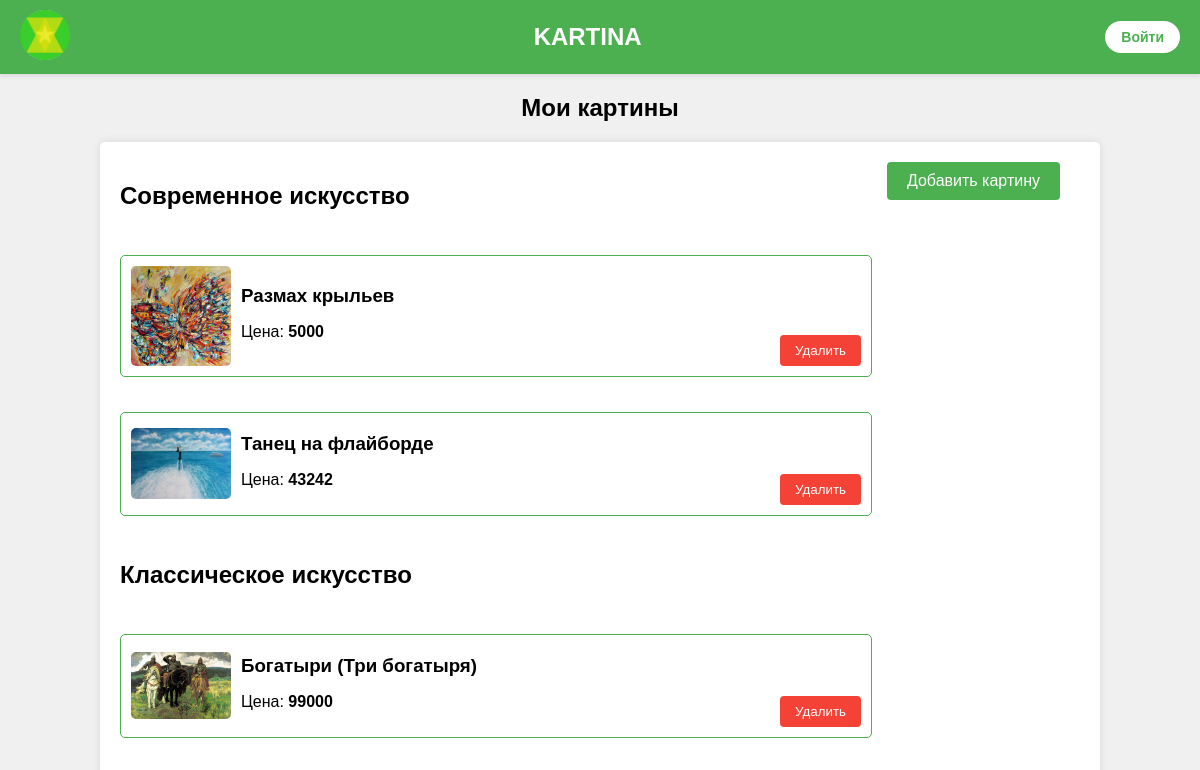
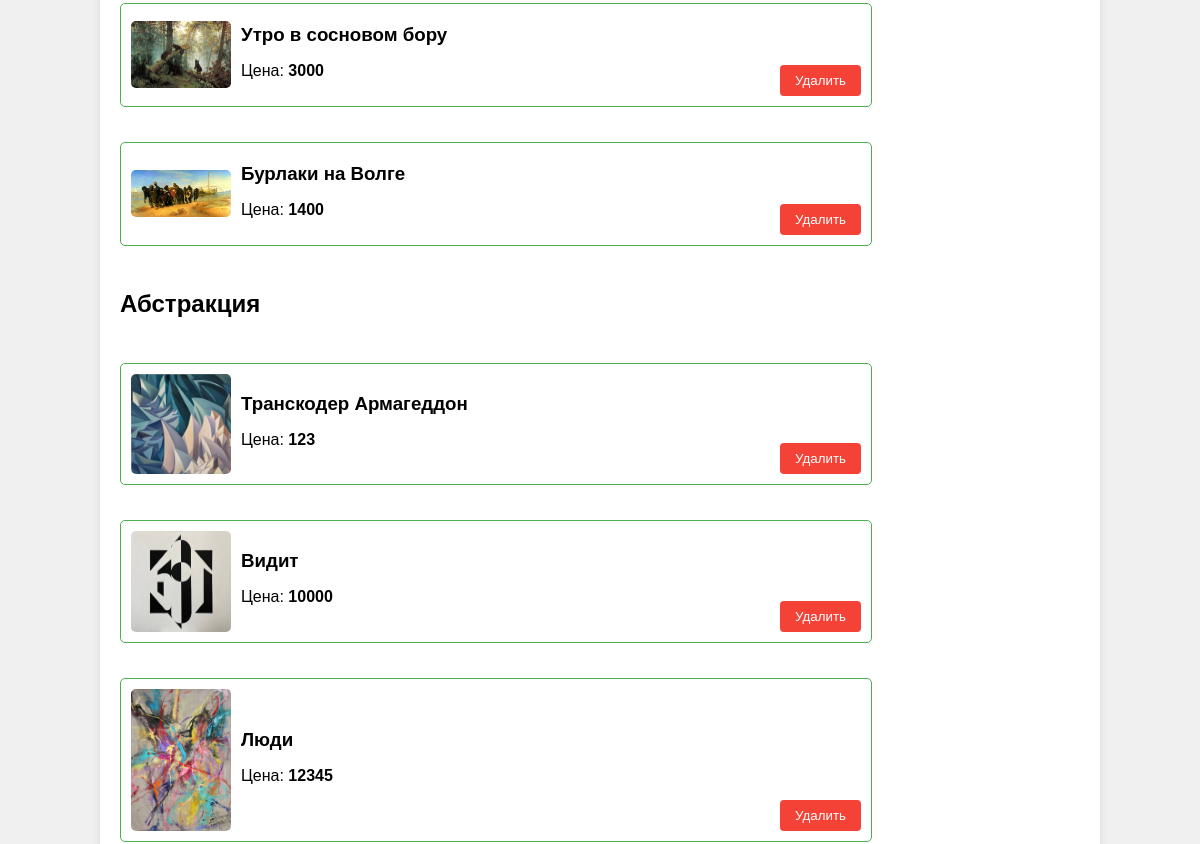
The app's page /my_picture (upper part), older data (2 pictures, top to bottom).
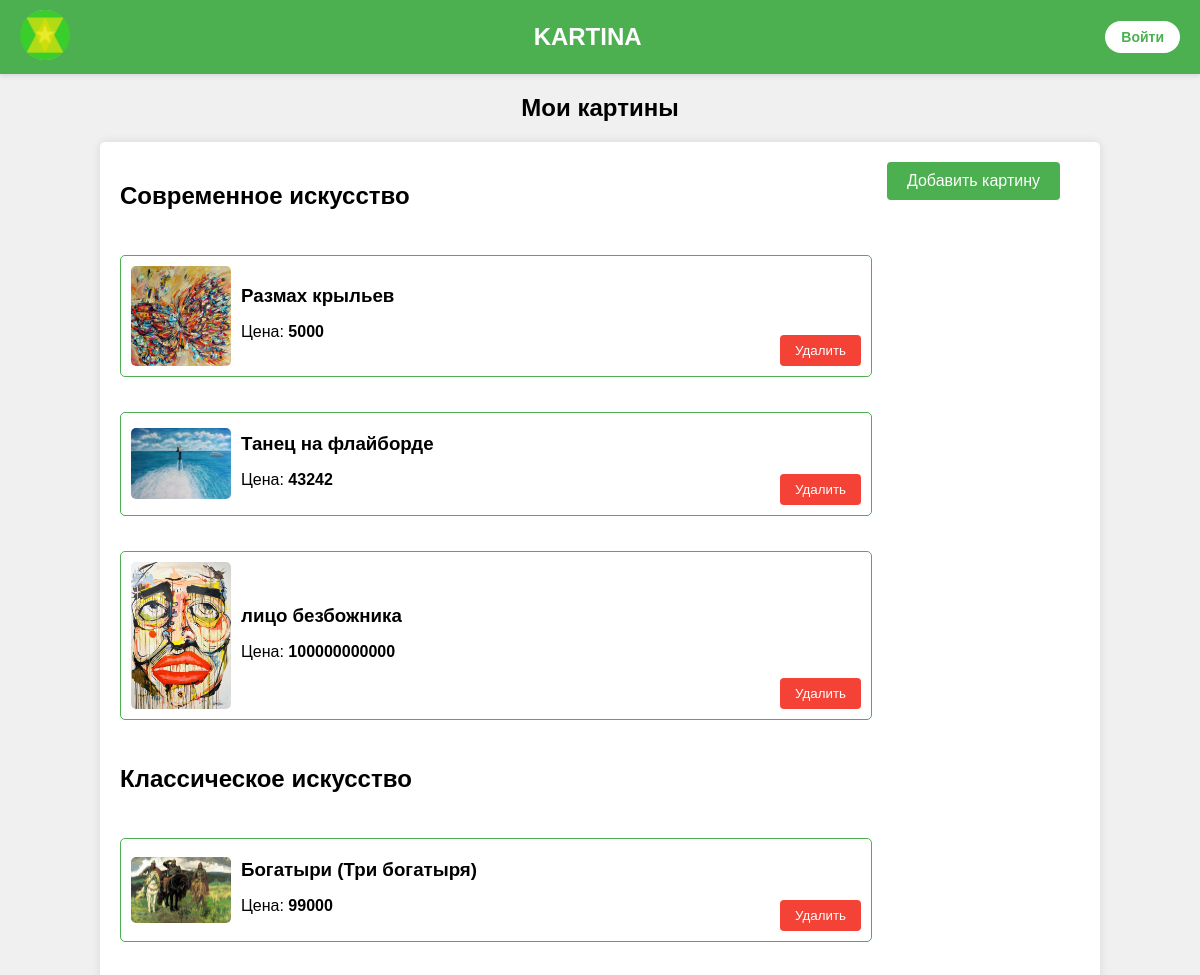
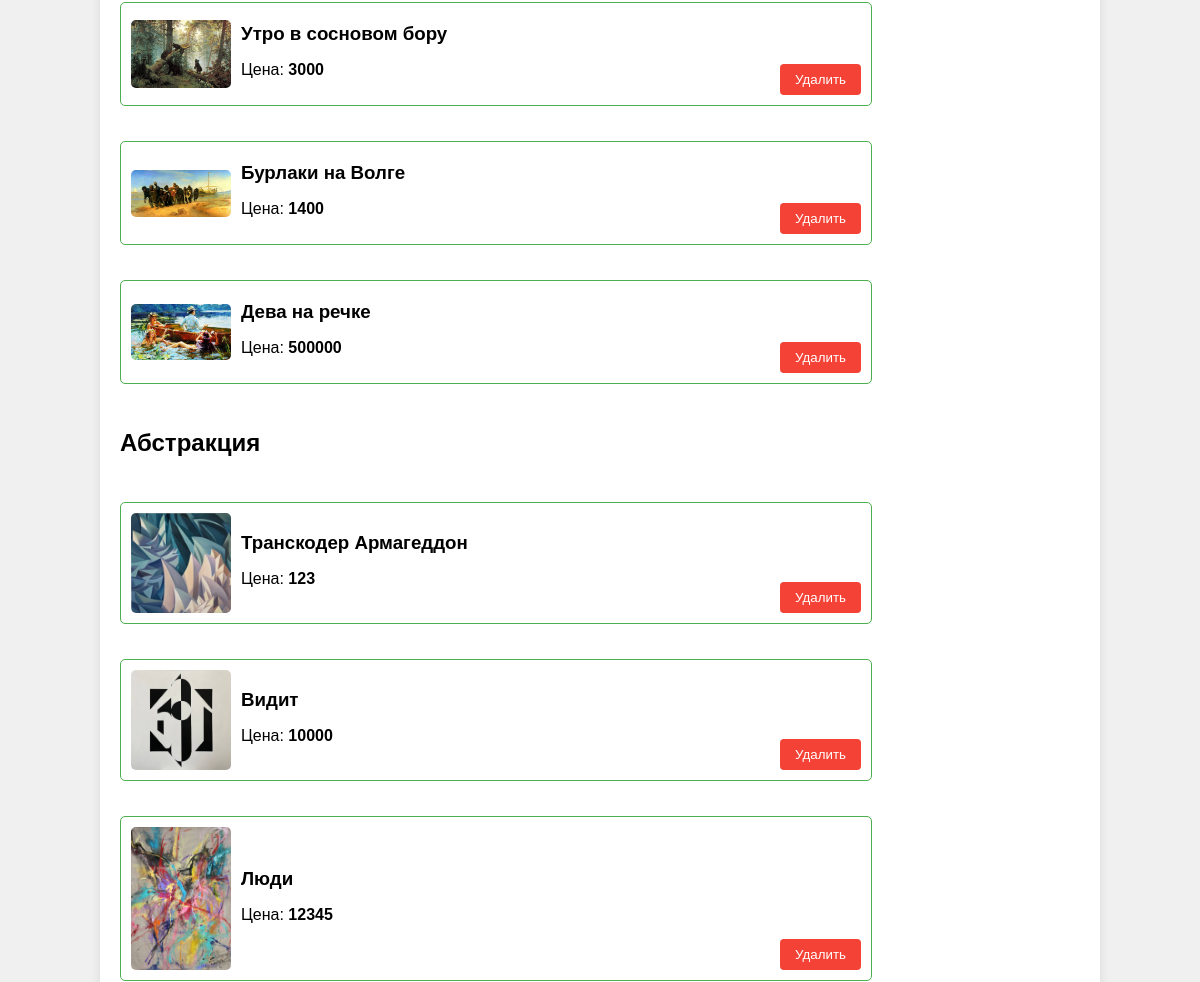
The same page, newer data (2 pictures, top to bottom).
### main/models.py (models this page shows, shortened)
class modern_picture(models.Model):
    title = models.CharField('Название картины', max_length=50)
    price = models.IntegerField(default=0)
    picture = models.ImageField(upload_to='')

class classic_picture(models.Model):
    title = models.CharField('Название картины', max_length=50)
    price = models.IntegerField(default=0)
    picture = models.ImageField(upload_to='')

class abstract_picture(models.Model):
    title = models.CharField('Название картины', max_length=50)
    price = models.IntegerField(default=0)
    picture = models.ImageField(upload_to='')

### main/views.py (the view)
# urls.py: path('my_picture', views.my_picture, name='my_picture'),
def my_picture(request):
    modern_pic = modern_picture.objects.all()
    classic_pic = classic_picture.objects.all()
    abstract_pic = abstract_picture.objects.all()
    portret_pic = portret_picture.objects.all()
    return render(request, 'main/my_picture.html', {
        'modern_arts': modern_pic,
        'classic_arts': classic_pic,
        'abstract_arts': abstract_pic,
        'portret_arts': portret_pic,
    })

### main/templates/main/my_picture.html (shortened to what this page needs)
<!DOCTYPE html>
<html lang="ru">
<head>
    <link rel="stylesheet" href="/media/styles.css">
</head>
<body>
<div class="header">
    <div class="logo">
        <a href="/">
            <img src="/media/logo.png" alt="Логотип">
        </a>
    </div>
    <div class="title">KARTINA</div>
    <div>
        {% if user.is_authenticated %}
            <a href="/favorites" class="nav-button">Избранное</a>
            <a href="/logout" class="nav-button">Выйти</a>
        {% else %}
            <a href="login" class="nav-button">Войти</a>
        {% endif %}
    </div>
</div>
    <h2 style="text-align: center; margin-top: 20px;">Мои картины</h2>
    <div class="container">
        <div class="main-content list">
            <h2>Современное искусство</h2>
            {% for art in modern_arts %}
            <div class="artwork">
                    <img src="{{ art.picture.url }}" alt="{{ art.title }}">
                    <div>
                        <h3>{{ art.title }}</h3>
                        <p>Цена: <span class="price">{{ art.price }}</span></p>
                    </div>
                    <button class="delete-btn" onclick="deletePicture({{ art.id }}, 'modern')">Удалить</button>
            </div>
            {% endfor %}
            <h2>Классическое искусство</h2>
            {% for art in classic_arts %}
            <div class="artwork">
                    <img src="{{ art.picture.url }}" alt="{{ art.title }}">
                    <div>
                        <h3>{{ art.title }}</h3>
                        <p>Цена: <span class="price">{{ art.price }}</span></p>
                    </div>
                    <button class="delete-btn" onclick="deletePicture({{ art.id }}, 'classic')">Удалить</button>
            </div>
            {% endfor %}
            <h2>Абстракция</h2>
            {% for art in abstract_arts %}
            <div class="artwork">
                    <img src="{{ art.picture.url }}" alt="{{ art.title }}">
                    <div>
                        <h3>{{ art.title }}</h3>
                        <p>Цена: <span class="price">{{ art.price }}</span></p>
                    </div>
                    <button class="delete-btn" onclick="deletePicture({{ art.id }}, 'abstract')">Удалить</button>
            </div>
            {% endfor %}
        </div>
        <div class="add-btn-container">
            <a href="/add_pic" class="add-btn">Добавить картину</a>
        </div>
    </div>
</body>
</html>

Row changes from the older to the newer data that the page shows:
added modern_picture: picture (picture), title "лицо безбожника", price "100000000000"
added classic_picture: picture (picture), title "Дева на речке", price "500000"
